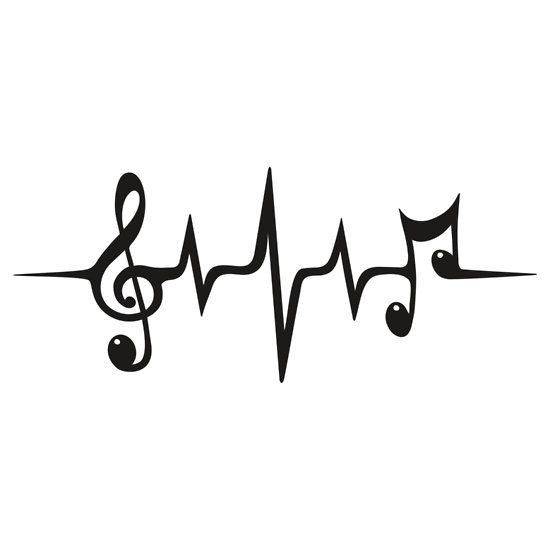
#> input picture 03_temel_islemler/t.jpg, 550 x 550 px
$ python 15_Shi_Tomasi.py
#> lines starting #> are read from the running program, lines starting #| are printed output that depends on the picture; after the words box and inside, x2 and y2 are one past the last pixel; in counts of white or black regions, pixels touching at a corner belong together
import cv2
import numpy as np

img1 = cv2.imread("t.jpg")
#> img1 is the input picture: shape (550, 550, 3); mean B, G, R 242.9, 243, 243
gray = cv2.cvtColor(img1, cv2.COLOR_BGR2GRAY)
gray = np.float32(gray)
corners = cv2.goodFeaturesToTrack(gray, 50, .01, 10)
#> corners = 50 rows, first 8: [281, 381], [269, 167], [124, 251], [354, 320], [137, 277], [124, 227], [146, 308], [413, 241]
corners = np.int0(corners)

for corner in corners:
    x, y = corner.ravel()
    cv2.circle(img1, (x, y), 3, (0, 0, 255), 2)
#> this loop made 50 passes
#> (x, y) on passes 1 to 12: (281, 381), (269, 167), (124, 251), (354, 320), (137, 277), (124, 227), (146, 308), (413, 241), (141, 320), (450, 226), (190, 214), (124, 298)
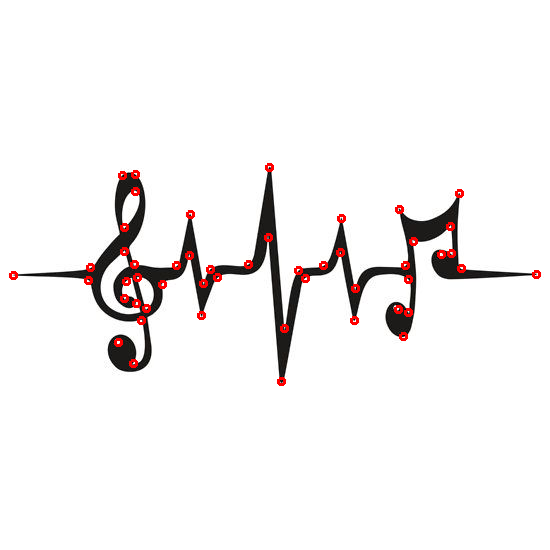
#> img1: shape (550, 550, 3); 0.98% of pixels changed, all inside (x1, y1, x2, y2) = (9, 163, 541, 386)

cv2.imshow("corner", img1)
cv2.waitKey(0)
cv2.destroyAllWindows()

$ run again, with 03_temel_islemler/Q.jpg copied over 03_temel_islemler/t.jpg
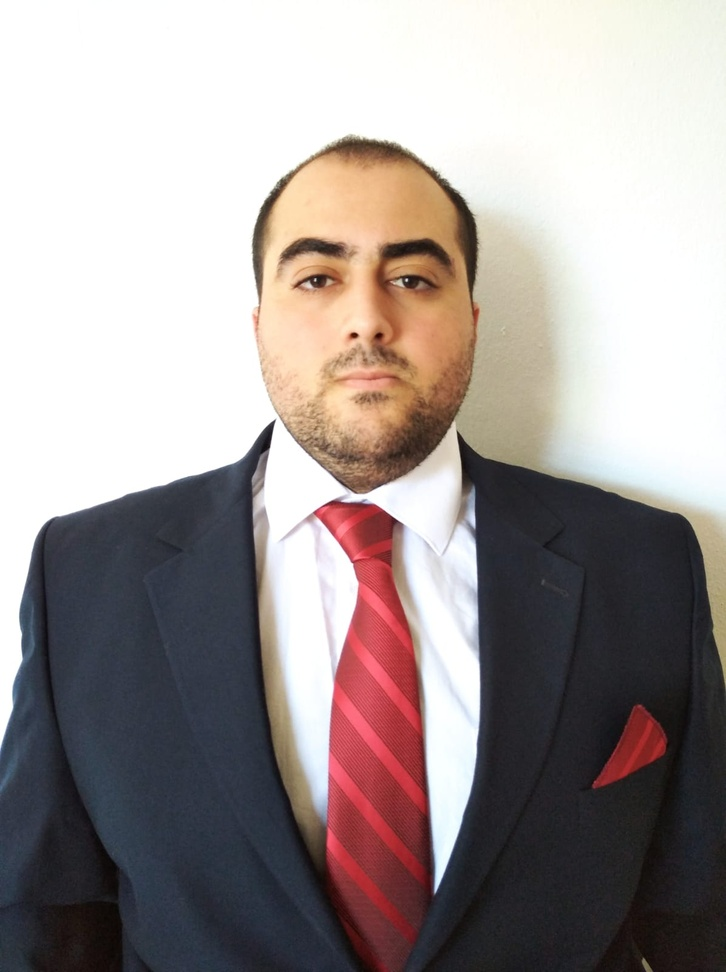
#> input picture 03_temel_islemler/Q.jpg, 726 x 972 px, shrunk from 1196 x 1600 before the run
#> img1 is the input picture: shape (972, 726, 3); mean B, G, R 150.3, 152, 161
#> `gray = cv2.cvtColor(img1, cv2.COLOR_BGR2GRAY)`:
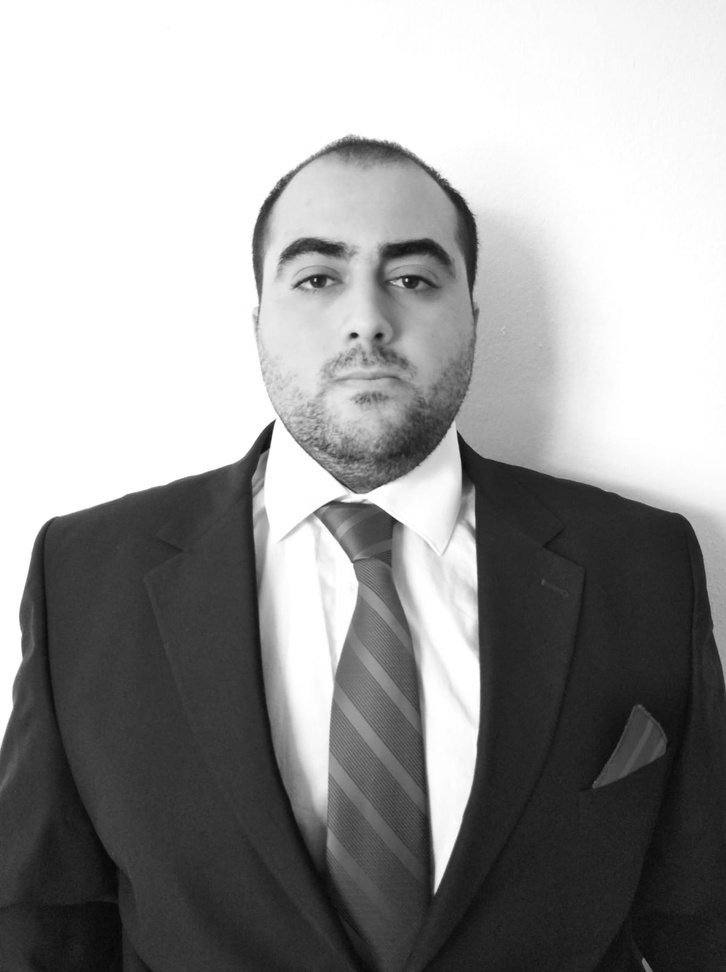
#> gray: shape (972, 726); min 6, max 255, mean 154.5
#> corners = 50 rows, first 8: [406, 279], [315, 278], [274, 420], [434, 893], [357, 335], [457, 431], [643, 958], [441, 177]
#> the loop `for corner in corners:` made 50 passes
#> after the loop `for corner in corners:`:
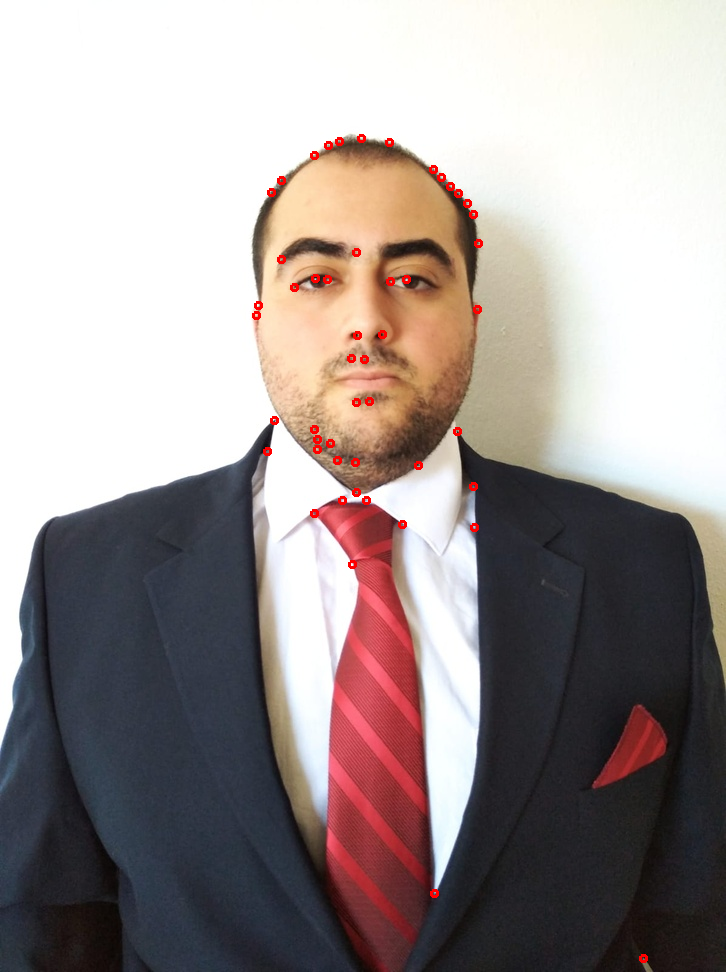
#> img1: shape (972, 726, 3); 0.42% of pixels changed, all inside (x1, y1, x2, y2) = (252, 134, 648, 963)
